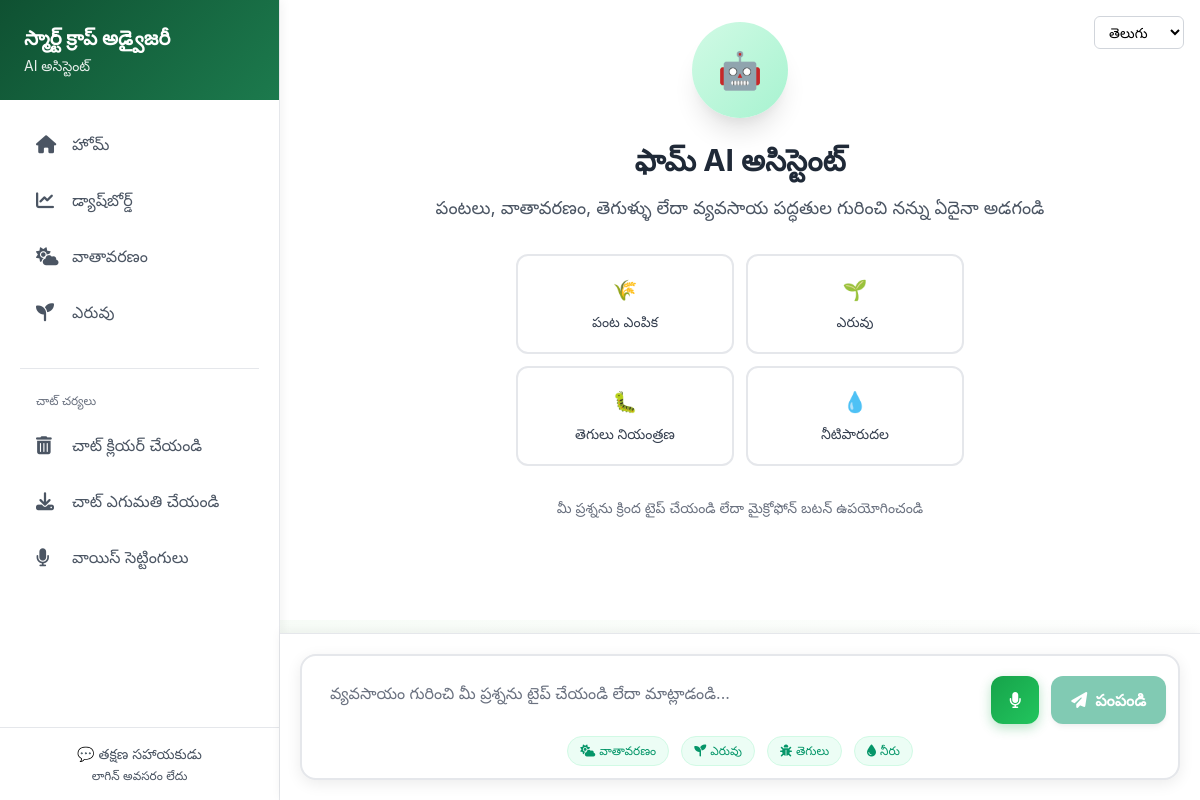
Page /chatbot.html (signed in) on the earlier database version.
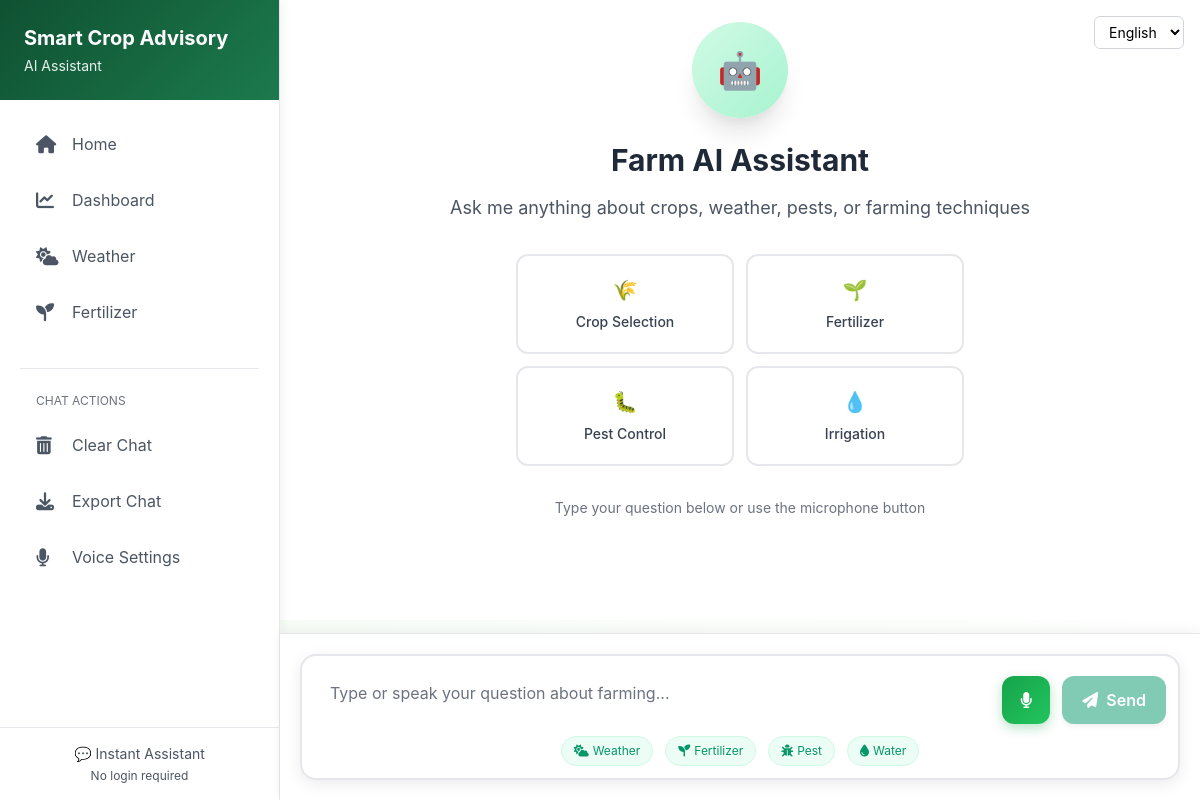
Same page on the later database version.
### app.py (models this page shows, shortened)
class User(db.Model, UserMixin):
    id = db.Column(db.Integer, primary_key=True)
    username = db.Column(db.String(100), unique=True, nullable=False)
    email = db.Column(db.String(100), unique=True, nullable=False)
    password_hash = db.Column(db.String(200), nullable=False)
    preferred_language = db.Column(db.String(10), default='en')
    voice_enabled = db.Column(db.Boolean, default=True)
    created_at = db.Column(db.DateTime, default=datetime.utcnow)
    is_active = db.Column(db.Boolean, default=True)
    state = db.Column(db.String(100), nullable=True)
    district = db.Column(db.String(100), nullable=True)
    farm_size = db.Column(db.Float, nullable=True)  # in acres
    primary_crop = db.Column(db.String(100), nullable=True)
    soil_type = db.Column(db.String(50), nullable=True)
    irrigation_type = db.Column(db.String(50), nullable=True)
    profile_completed = db.Column(db.Boolean, default=False)
    latitude = db.Column(db.Float, nullable=True)
    longitude = db.Column(db.Float, nullable=True)
    last_weather_fetch = db.Column(db.DateTime, nullable=True)

### app.py (the view)
@app.route('/<page_name>')
def serve_page(page_name):
    valid_pages = [
        'dashboard', 'weather', 'chatbot',
        'features', 'login', 'signup',
        'about', 'contact', 'fertilizer'
    ]
    if page_name in valid_pages:
        try:
            return render_template(f'{page_name}.html')
        except:
            return "Page not found", 404
    else:
        if page_name.endswith('.html') and page_name.replace('.html', '') in valid_pages:
            try:
                return render_template(page_name)
            except:
                return "Page not found", 404
    return "Page not found", 404

### app.py (called while the page is built, shortened)
def detect_browser_language(request):
    if not hasattr(request, 'accept_languages') or not request.accept_languages:
        return 'en'

def get_user_language_from_request(request):
    lang_param = request.args.get('lang')
    if lang_param:
        lang_param = lang_param.lower().strip()
        if lang_param in ['en', 'hi', 'te', 'ta', 'bn', 'mr']:
            return lang_param
    if 'user_language' in session:
        session_lang = session['user_language']
        if session_lang in ['en', 'hi', 'te', 'ta', 'bn', 'mr']:
            return session_lang
    cookie_lang = request.cookies.get('preferred_language')
    if cookie_lang and cookie_lang in ['en', 'hi', 'te', 'ta', 'bn', 'mr']:
        return cookie_lang
    if current_user.is_authenticated and current_user.preferred_language:
        return current_user.preferred_language
    browser_lang = detect_browser_language(request)
    if browser_lang in ['en', 'hi', 'te', 'ta', 'bn', 'mr']:
        return browser_lang
    return 'en'

@login_manager.user_loader
def load_user(user_id):
    return User.query.get(int(user_id))

@app.before_request
def handle_options():
    if request.method == "OPTIONS":
        return "", 200

@app.after_request
def after_request(response):
    origin = request.headers.get('Origin', '')
    allowed_origins = [
        'http://localhost:5500', 'http://127.0.0.1:5500',
        'http://localhost:3000', 'http://127.0.0.1:3000',
        'http://localhost:8080', 'http://127.0.0.1:8080',
        'http://localhost:5000', 'http://127.0.0.1:5000'
    ]
    if origin in allowed_origins:
        response.headers.add('Access-Control-Allow-Origin', origin)
    response.headers.add('Access-Control-Allow-Headers', 'Content-Type,Authorization,Accept,X-Requested-With')
    response.headers.add('Access-Control-Allow-Methods', 'GET,POST,DELETE,OPTIONS,PATCH')
    response.headers.add('Access-Control-Allow-Credentials', 'true')
    return response

    def get_text(self, key, lang='en'):
        if lang not in self.translations:
            lang = 'en'
        return self.translations.get(lang, {}).get(key, key)

### templates/chatbot.html (shortened to what this page needs)
{% extends "base.html" %}
{% block content %}
<div class="chat-container">
    <div class="sidebar">
        <div class="sidebar-header">
            <h2 class="text-xl font-bold">{{ t('app_name', user_language) }}</h2>
            <p class="text-sm opacity-90 mt-1">{{ t('chatbot', user_language) }}</p>
        </div>
        <div class="sidebar-nav">
            <a href="/" class="nav-item">
                <i class="fas fa-home"></i>
                <span>{{ t('home', user_language) }}</span>
            </a>
            <a href="dashboard.html" class="nav-item">
                <i class="fas fa-chart-line"></i>
                <span>{{ t('dashboard', user_language) }}</span>
            </a>
            <a href="weather.html" class="nav-item">
                <i class="fas fa-cloud-sun"></i>
                <span>{{ t('weather', user_language) }}</span>
            </a>
            <a href="fertilizer.html" class="nav-item">
                <i class="fas fa-seedling"></i>
                <span>{{ t('fertilizer', user_language) }}</span>
            </a>
            <div class="mt-8 pt-6 border-t border-gray-200">
                <div class="text-xs text-gray-500 mb-3 px-4">{{ t('chat_actions', user_language) }}</div>
                <div onclick="clearChat()" class="nav-item">
                    <i class="fas fa-trash-alt"></i>
                    <span>{{ t('clear_chat', user_language) }}</span>
                </div>
                <div onclick="exportChat()" class="nav-item">
                    <i class="fas fa-download"></i>
                    <span>{{ t('export_chat', user_language) }}</span>
                </div>
                <div onclick="toggleVoiceSettings()" class="nav-item">
                    <i class="fas fa-microphone"></i>
                    <span>{{ t('voice_settings', user_language) }}</span>
                </div>
            </div>
        </div>
        <div class="p-4 border-t border-gray-200">
            <div class="text-center text-sm text-gray-600">
                <p>💬 {{ t('instant_assistant', user_language) }}</p>
                <p class="text-xs mt-1">{{ t('no_login', user_language) }}</p>
            </div>
        </div>
    </div>
    <div class="main-content">
        <div id="welcomeCenter" class="welcome-center">
            <div class="text-center max-w-2xl px-4">
                <div class="w-24 h-24 bg-gradient-to-br from-green-100 to-green-200 rounded-full flex items-center justify-center mx-auto mb-6 shadow-xl">
                    <span class="text-4xl">🤖</span>
                </div>
                <h1 class="text-3xl font-bold text-gray-800 mb-4">{{ t('assistant_name', user_language) }}</h1>
                <p class="text-lg text-gray-600 mb-8">{{ t('welcome_message', user_language) }}</p>
                <div class="grid grid-cols-2 gap-3 max-w-md mx-auto mb-8">
                    <button onclick="startQuickChat('{{ t('crop_prompt', user_language) }}')" class="quick-action-btn">
                        <span class="text-xl block mb-2">🌾</span>
                        <div class="text-sm font-medium text-gray-700">{{ t('crop_selection', user_language) }}</div>
                    </button>
                    <button onclick="startQuickChat('{{ t('fertilizer_prompt', user_language) }}')" class="quick-action-btn">
                        <span class="text-xl block mb-2">🌱</span>
                        <div class="text-sm font-medium text-gray-700">{{ t('fertilizer', user_language) }}</div>
                    </button>
                    <button onclick="startQuickChat('{{ t('pest_prompt', user_language) }}')" class="quick-action-btn">
                        <span class="text-xl block mb-2">🐛</span>
                        <div class="text-sm font-medium text-gray-700">{{ t('pest_control', user_language) }}</div>
                    </button>
                    <button onclick="startQuickChat('{{ t('irrigation_prompt', user_language) }}')" class="quick-action-btn">
                        <span class="text-xl block mb-2">💧</span>
                        <div class="text-sm font-medium text-gray-700">{{ t('irrigation', user_language) }}</div>
                    </button>
                </div>
                <p class="text-sm text-gray-500">{{ t('type_or_speak', user_language) }}</p>
            </div>
        </div>
    </div>
</div>
<div class="input-section">
    <div class="input-container">
        <div class="flex gap-3 items-end">
            <textarea
                id="chatInput"
                placeholder="{{ t('input_placeholder', user_language) }}"
                class="flex-1 border-0 focus:ring-0 focus:outline-none resize-none py-3 px-4 text-gray-700 placeholder-gray-500 text-base bg-transparent leading-relaxed"
                rows="1"
                style="min-height: 56px; max-height: 150px;"
            ></textarea>
            <button
                id="voiceBtn"
                onclick="toggleVoiceInput()"
                class="voice-btn"
                title="{{ t('voice_input', user_language) }}"
            >
                <i class="fas fa-microphone"></i>
            </button>
            <button
                id="sendBtn"
                onclick="sendMessage()"
                class="bg-green-600 text-white rounded-xl px-5 py-3 font-semibold hover:bg-green-700 transition-colors shadow-md flex items-center gap-2"
            >
                <i class="fas fa-paper-plane"></i>
                <span class="hidden sm:inline">{{ t('send', user_language) }}</span>
            </button>
        </div>
        <div class="mt-3 flex justify-center gap-3">
            <button onclick="suggestPrompt('weather')" class="text-xs text-green-600 hover:text-green-800 px-3 py-1.5 bg-green-50 rounded-full transition-colors border border-green-100">
                <i class="fas fa-cloud-sun mr-1"></i>{{ t('weather', user_language) }}
            </button>
            <button onclick="suggestPrompt('fertilizer')" class="text-xs text-green-600 hover:text-green-800 px-3 py-1.5 bg-green-50 rounded-full transition-colors border border-green-100">
                <i class="fas fa-seedling mr-1"></i>{{ t('fertilizer', user_language) }}
            </button>
            <button onclick="suggestPrompt('pest')" class="text-xs text-green-600 hover:text-green-800 px-3 py-1.5 bg-green-50 rounded-full transition-colors border border-green-100">
                <i class="fas fa-bug mr-1"></i>{{ t('pest', user_language) }}
            </button>
            <button onclick="suggestPrompt('irrigation')" class="text-xs text-green-600 hover:text-green-800 px-3 py-1.5 bg-green-50 rounded-full transition-colors border border-green-100">
                <i class="fas fa-tint mr-1"></i>{{ t('water', user_language) }}
            </button>
        </div>
    </div>
</div>
{% endblock %}

### templates/base.html (shortened to what this page needs)
<!DOCTYPE html>
<html lang="{{ user_language }}">
<head>
  <link href="https://cdn.jsdelivr.net/npm/tailwindcss@2.2.19/dist/tailwind.min.css" rel="stylesheet">
  <link rel="stylesheet" href="https://cdnjs.cloudflare.com/ajax/libs/font-awesome/6.4.0/css/all.min.css">
</head>
<body class="bg-gray-50">
  {% block language_switcher %}
    <div class="language-switcher-default fixed top-4 right-4 z-50">
      <select id="languageSelect" class="language-select">
        {% for lang in available_languages %}
          <option value="{{ lang.code }}" {% if lang.code == user_language %}selected{% endif %}>
            {{ lang.native }}
          </option>
        {% endfor %}
      </select>
    </div>
  {% endblock %}
  <main class="{% block main_class %}{% endblock %}">
    {% block content %}{% endblock %}
  </main>
</body>
</html>

### templates/chatbot.html (style rules this page uses)
* { margin: 0; padding: 0; box-sizing: border-box; }
body { font-family: -apple-system, BlinkMacSystemFont, 'Segoe UI', Roboto, sans-serif; height: 100vh; background: linear-gradient(135deg, #f0f9f0 0%, #ffffff 100%); overflow: hidden; }
.chat-container { display: flex; height: 100vh; position: relative; }
.sidebar { width: 280px; background: white; border-right: 1px solid #e5e7eb; display: flex; flex-direction: column; z-index: 10; box-shadow: 2px 0 10px rgba(0, 0, 0, 0.05); }
.sidebar-header { padding: 24px; background: linear-gradient(135deg, #0f5132, #1c7a4d); color: white; }
.sidebar-nav { padding: 20px; flex: 1; }
.nav-item { display: flex; align-items: center; padding: 12px 16px; margin-bottom: 8px; border-radius: 10px; color: #4b5563; text-decoration: none; transition: all 0.2s ease; cursor: pointer; }
.nav-item i { width: 24px; margin-right: 12px; font-size: 18px; }
.main-content { flex: 1; display: flex; flex-direction: column; position: relative; }
.welcome-center { display: flex; align-items: center; justify-content: center; height: calc(100vh - 180px); padding: 20px; background: white; padding-bottom: 100px; }
.input-section { position: fixed; bottom: 0; left: 280px; right: 0; background: white; border-top: 1px solid #e5e7eb; padding: 20px; z-index: 100; box-shadow: 0 -2px 10px rgba(0, 0, 0, 0.05); }
.input-container { max-width: 900px; margin: 0 auto; background: white; border-radius: 16px; border: 2px solid #e5e7eb; box-shadow: 0 4px 15px rgba(0, 0, 0, 0.08); padding: 12px; }
.quick-action-btn { background: white; border: 2px solid #e5e7eb; border-radius: 12px; padding: 16px; text-align: center; cursor: pointer; transition: all 0.3s ease; height: 100px; }
.voice-btn { background: linear-gradient(135deg, #16a34a, #22c55e); color: white; border: none; border-radius: 12px; width: 48px; height: 48px; display: flex; align-items: center; justify-content: center; cursor: pointer; transition: all 0.3s ease; box-shadow: 0 4px 12px rgba(22, 163, 74, 0.3); }

### templates/base.html (style rules this page uses)
.language-select { padding: 6px 10px; border-radius: 6px; border: 1px solid #d1d5db; background: white; font-size: 14px; cursor: pointer; transition: all 0.2s; }

Differences in the rows shown:
changed User: preferred_language "తెలుగు" → "English"; preferred_language "స్మార్ట్ క్రాప్ అడ్వైజరీ" → "Smart Crop Advisory"; preferred_language "AI అసిస్టెంట్" → "AI Assistant"; preferred_language "హోమ్" → "Home"; preferred_language "డ్యాష్‌బోర్డ్" → "Dashboard"; preferred_language "వాతావరణం" → "Weather"; preferred_language "ఎరువు" → "Fertilizer"; preferred_language "చాట్ చర్యలు" → "CHAT ACTIONS"; preferred_language "చాట్ క్లియర్ చేయండి" → "Clear Chat"; preferred_language "చాట్ ఎగుమతి చేయండి" → "Export Chat"; preferred_language "వాయిస్ సెట్టింగులు" → "Voice Settings"; preferred_language "తక్షణ సహాయకుడు" → "Instant Assistant"; preferred_language "లాగిన్ అవసరం లేదు" → "No login required"; preferred_language "ఫామ్ AI అసిస్టెంట్" → "Farm AI Assistant"; preferred_language "పంటలు, వాతావరణం, తెగుళ్ళు లేదా వ్యవసాయ పద్ధతుల గురించి నన్ను ఏదైనా అడగండి" → "Ask me anything about crops, weather, pests, or farming techniques"; preferred_language "పంట ఎంపిక" → "Crop Selection"; preferred_language "తెగులు నియంత్రణ" → "Pest Control"; preferred_language "నీటిపారుదల" → "Irrigation"; preferred_language "మీ ప్రశ్నను క్రింద టైప్ చేయండి లేదా మైక్రోఫోన్ బటన్ ఉపయోగించండి" → "Type your question below or use the microphone button"; preferred_language (not shown) → "Type or speak your question about farming..."; preferred_language "పంపండి" → "Send"; preferred_language "తెగులు" → "Pest"; preferred_language "నీరు" → "Water"
